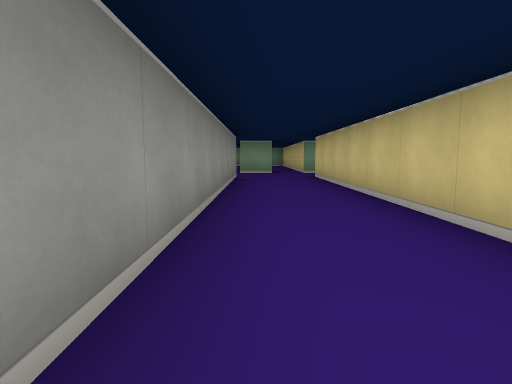
View 1 (above)

19 first-person views from a walk through a cub3D ray-caster map. The camera is about half as high as the walls, tilts 6° down and sees 75° across. The floor is counted in squares. Each view is taken from the middle of a square. On the plan, view 1 faces up. The plan holds only what a view shows up to about 9 squares ahead; the rest is blank.

View 2
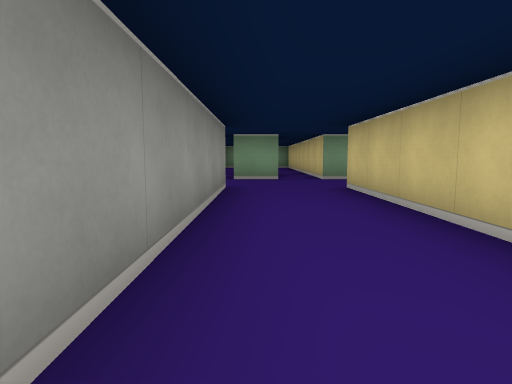

View 3
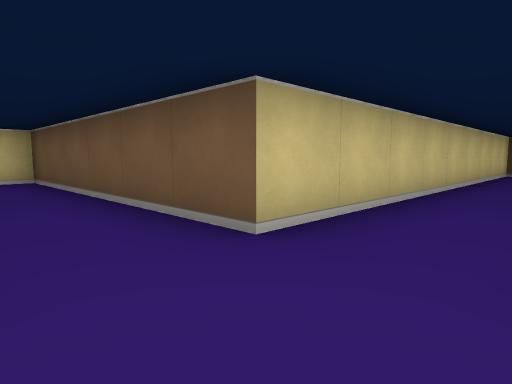

View 4
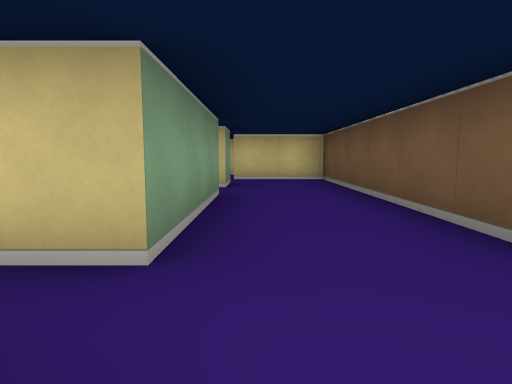

View 5
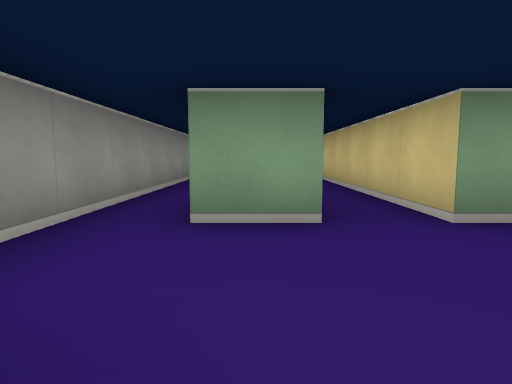

View 6
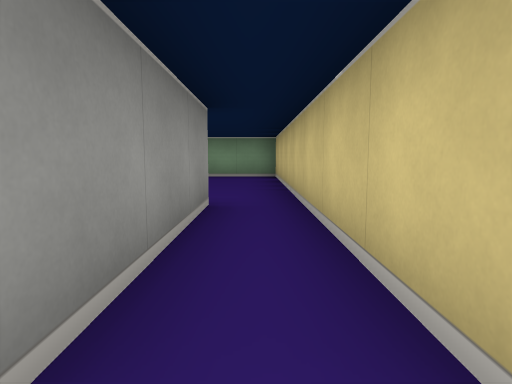

View 7
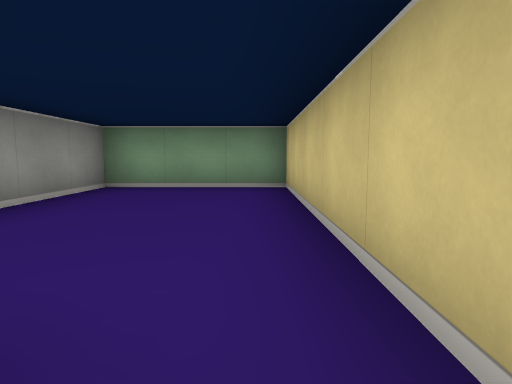

View 8
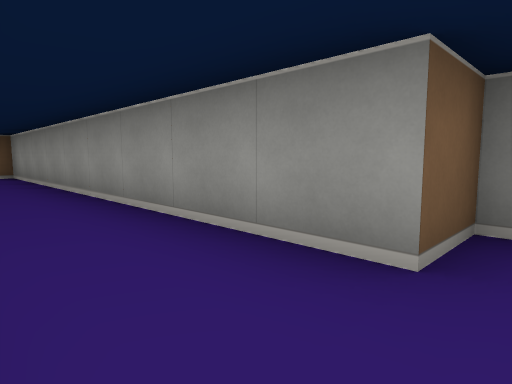

View 9
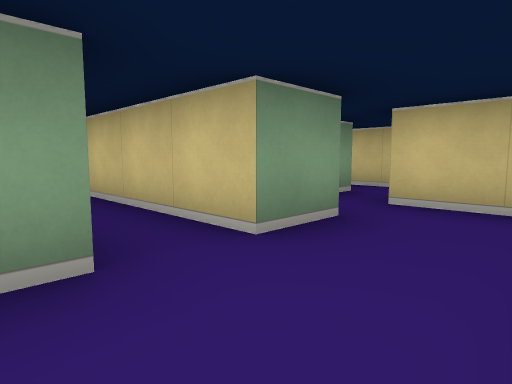

View 10
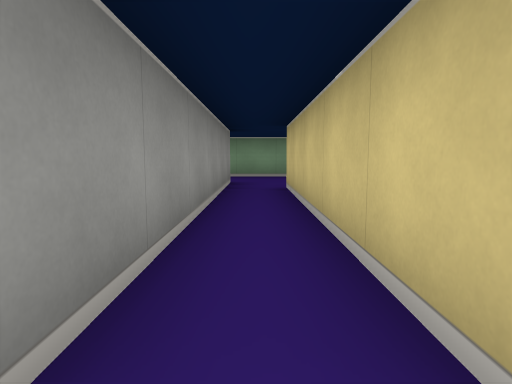

View 11
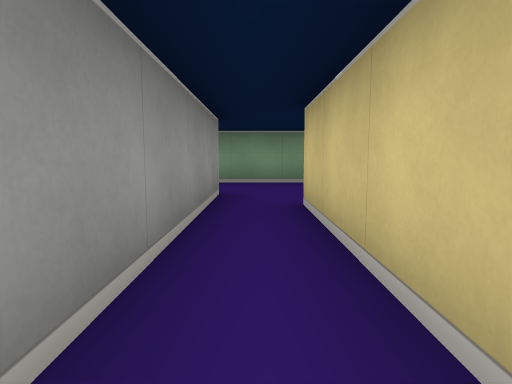

View 12
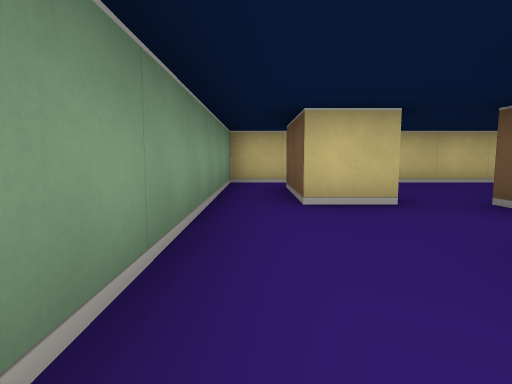

View 13
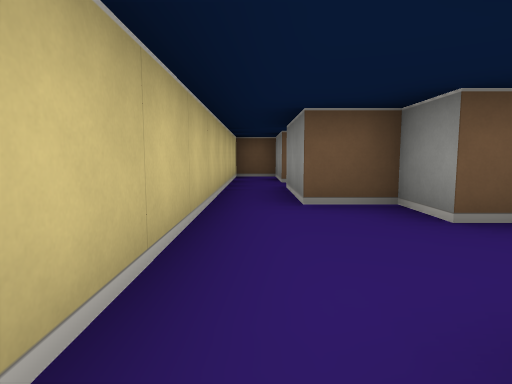

View 14
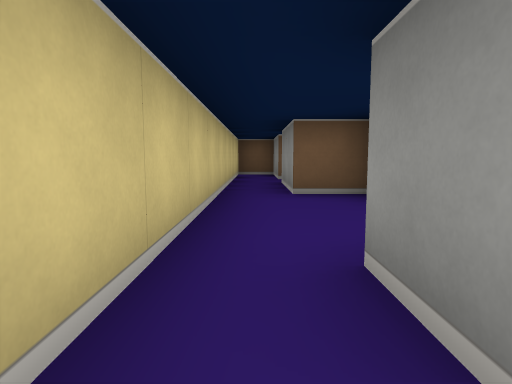

View 15
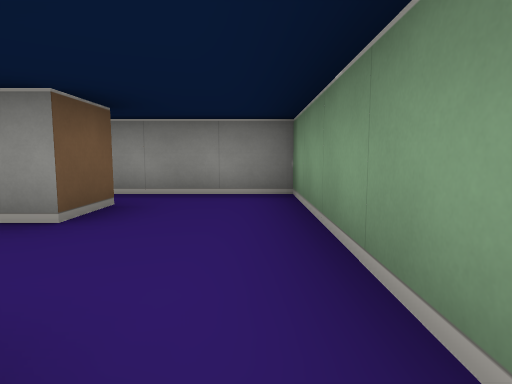

View 16
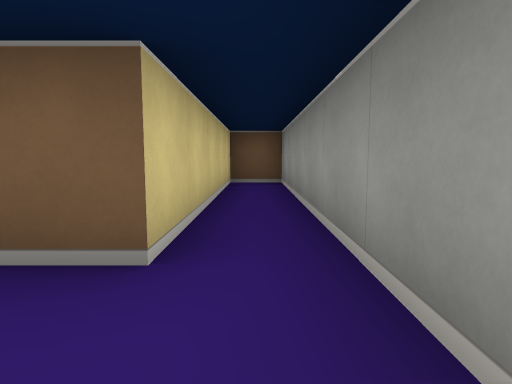

View 17
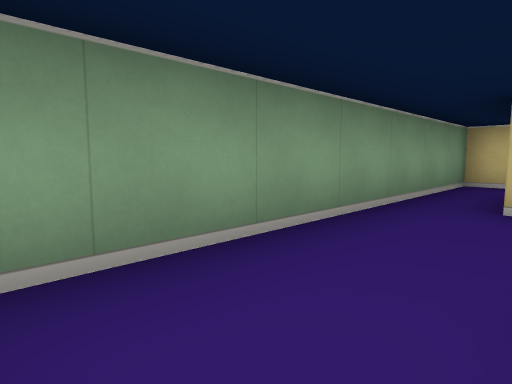

View 18
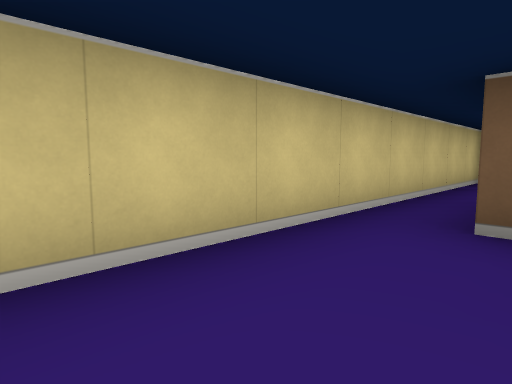

View 19
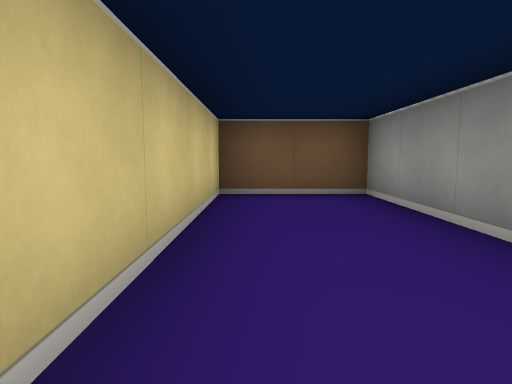

### Floor plan
Ten units are one square. View 1 is at (0, 0); x grows to the right and y downward. Boxes are objects, and circles mark ways between rooms. Rooms are numbered by the first view taken in them; rooms with no view inside come last. Other rooms are left out.
<svg viewBox="-20 -190 120 200">
<path fill="none" stroke="#000" d="M5 -105 -5 -105M-15 -105 -15 -85 -5 -85 -5 5 15 5 15 -85 55 -85M45 -105 15 -105M5 -135 5 -105M15 -105 15 -185 -15 -185 -15 -105M65 -164 65 -175M35 -165 45 -165 45 -105M65 -185 35 -185M55 -105 55 -155M35 -185 25 -185 25 -115 35 -115 35 -165M65 -175 85 -175 85 -165M95 -165 95 -185 65 -185M70 -145 75 -145 75 -135 85 -135 85 -115 81 -115M85 -105 85 -85 95 -85 95 -165M66 -105 55 -105M55 -85 75 -85 75 -105"/>
<circle cx="0" cy="-100" r="3" fill="#2a7"/>
<circle cx="50" cy="-110" r="3" fill="#2a7"/>
<circle cx="60" cy="-95" r="3" fill="#2a7"/>
<circle cx="40" cy="-175" r="3" fill="#2a7"/>
<circle cx="75" cy="-180" r="3" fill="#2a7"/>
<circle cx="70" cy="-160" r="3" fill="#2a7"/>
<circle cx="90" cy="-170" r="3" fill="#2a7"/>
<circle cx="80" cy="-110" r="3" fill="#2a7"/>
<text x="10" y="-60">1</text>
<text x="0" y="-150">2</text>
<text x="50" y="-160">3</text>
<text x="30" y="-150">4</text>
<text x="80" y="-180">5</text>
<text x="90" y="-130">6</text>
<text x="70" y="-100">7</text>
</svg>
Room 1 opens to room 2. Room 1 opens to room 3. Room 1 opens to room 7. Room 3 opens to room 4. Room 3 opens to room 5. Room 3 opens to room 6. Room 5 opens to room 6. Room 6 opens to room 7.

Where each view was taken, in squares from view 1:
view 1: 0 up, 0 right, facing up
view 2: 3 up, 0 right, facing up
view 3: 10 up, 0 right, facing down-right
view 4: 10 up, 0 right, facing right
view 5: 8 up, 0 right, facing up
view 6: 10 up, 1 right, facing up
view 7: 13 up, 1 right, facing up
view 8: 9 up, 1 right, facing down-left
view 9: 9 up, 4 right, facing up-right
view 10: 10 up, 5 right, facing up
view 11: 12 up, 5 right, facing up
view 12: 18 up, 3 right, facing right
view 13: 17 up, 9 right, facing down
view 14: 18 up, 9 right, facing down
view 15: 18 up, 7 right, facing left
view 16: 18 up, 3 right, facing down
view 17: 17 up, 3 right, facing up-right
view 18: 16 up, 8 right, facing down-right
view 19: 4 up, 1 right, facing down
